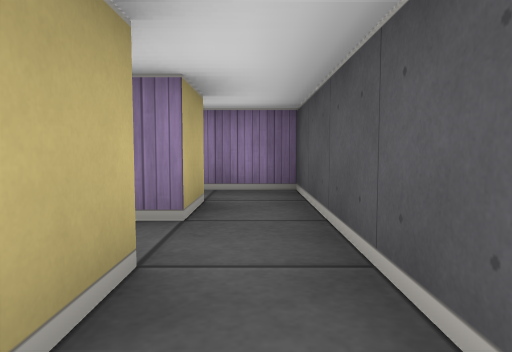
[1] (above)

12 first-person views from a walk through a cub3D maze. The camera is about half as high as the walls, tilts 4° down and sees 70° across. The floor is counted in squares. Each view is taken from the middle of a square. On the plan, view 1 faces up. The plan holds only what a view shows up to about 9 squares ahead; the rest is blank.

[2]
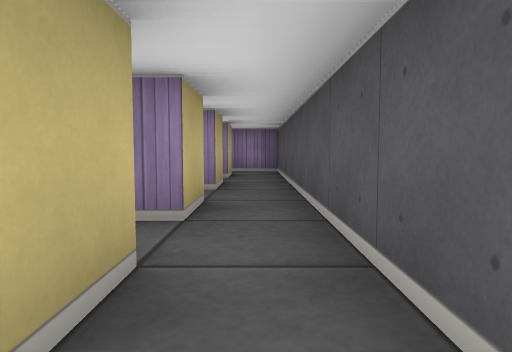

[3]
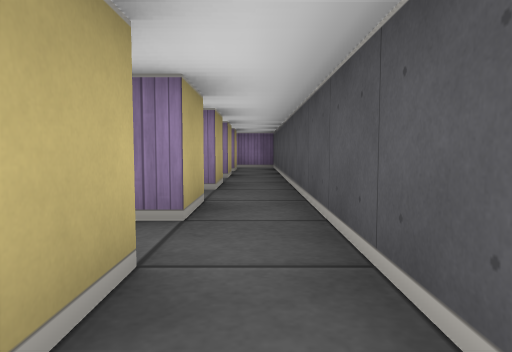

[4]
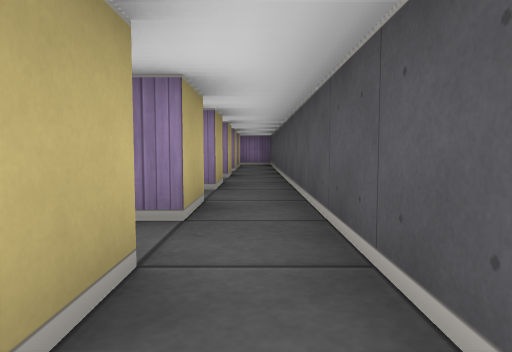

[5]
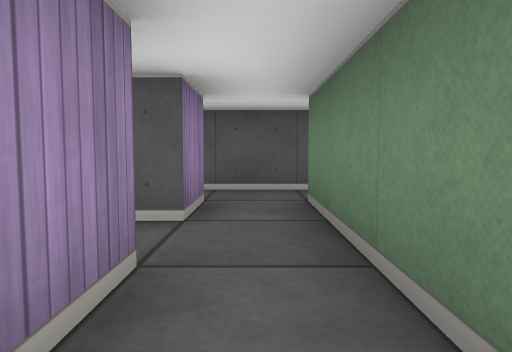

[6]
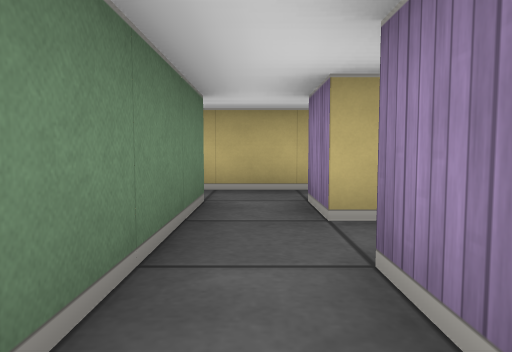

[7]
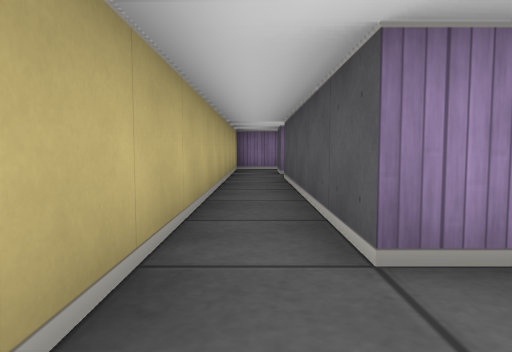

[8]
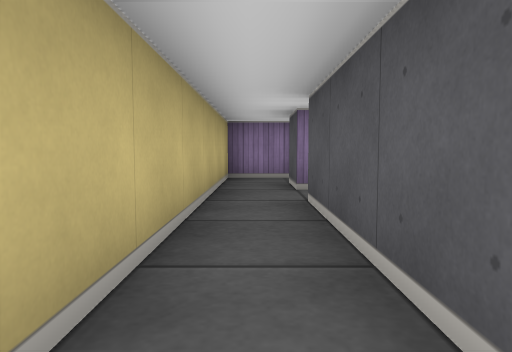

[9]
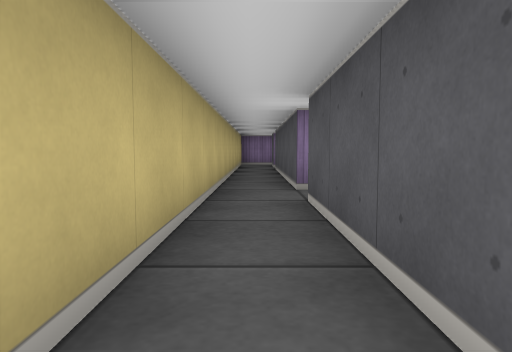

[10]
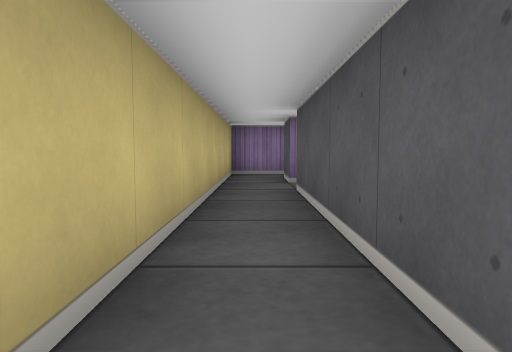

[11]
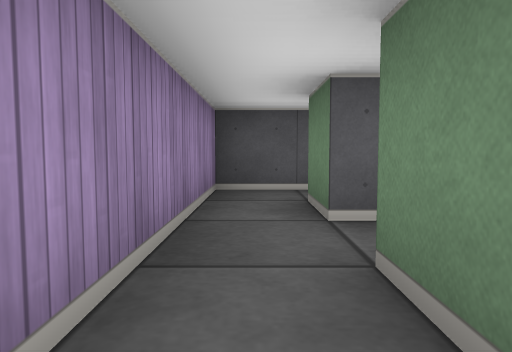

[12]
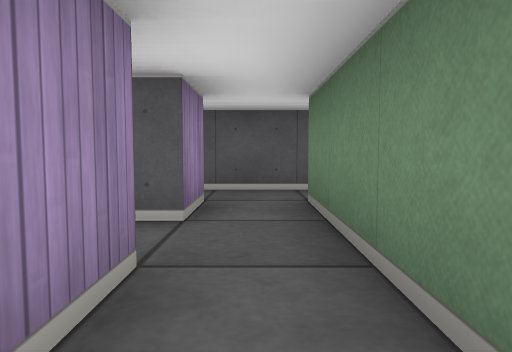

### Floor plan
Points are (right, up) in squares from view 1. A wall is a line through its corners. A room is listed if a view was taken in it or the views show most of it. See-through windows are left out.
Room 1 (views 1, 2, 6)
walls: (-0.5, -2.5) (-0.5, -3.5) (-1.5, -3.5) (-1.5, -3.1); (-0.5, -0.5) (-0.5, -1.5) (-0.9, -1.5); (-2.5, -4.5) (-0.5, -4.5) (-0.5, -5.5); (0.5, -5.4) (0.5, 0.5)
ways out: opening at (0, -5) to room 2; opening at (-3, -4) to room 3; opening at (0, 1) to room 3
Room 2 (views 3, 4)
walls: (-0.5, -6.5) (-0.5, -7.4); (0.5, -7.4) (0.5, -5.4); (-0.5, -5.5) (-0.9, -5.5)
ways out: opening at (0, -5) to room 1
Room 3 (views 5, 7, 8, 9, 10, 11, 12)
walls: (-3.5, -7.4) (-3.5, -4.5) (-2.5, -4.5); (-2.5, -3.5) (-3.5, -3.5) (-3.5, 1.5) (-0.5, 1.5) (-0.5, 0.5); (0.5, 0.5) (0.5, 4.5) (-4.5, 4.5) (-4.5, -7.4); (-2.5, 2.5) (-3.5, 2.5) (-3.5, 3.5) (-2.5, 3.5); (-1.5, 2.5) (-1.5, 3.5) (-0.5, 3.5) (-0.5, 2.5) (-1.5, 2.5)
ways out: opening at (-3, -4) to room 1; opening at (0, 1) to room 1

Where each view was taken, in squares from view 1:
view 1: 0 up, 0 right, facing up
view 2: 4 down, 0 right, facing up
view 3: 6 down, 0 right, facing up
view 4: 8 down, 0 right, facing up
view 5: 4 down, 4 left, facing right
view 6: 4 down, 0 right, facing left
view 7: 5 down, 4 left, facing up
view 8: 2 down, 4 left, facing up
view 9: 8 down, 4 left, facing up
view 10: 3 down, 4 left, facing up
view 11: 4 up, 4 left, facing right
view 12: 2 up, 4 left, facing right
